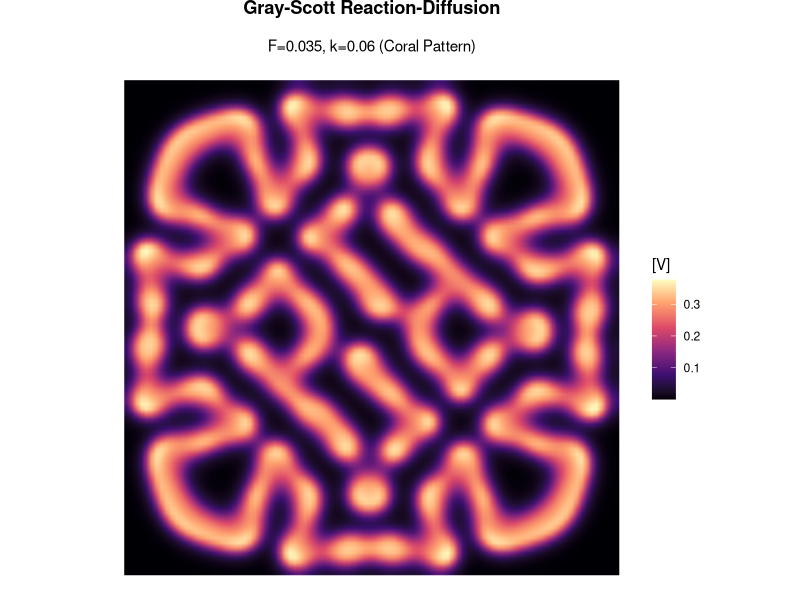

R code for this plot:
# Load libraries
library(ggplot2)
library(reshape2) # For melting matrix to data frame

# ==========================================
# 1. PARAMETERS
# ==========================================

# Grid size
N <- 100

# Physics Parameters ("Coral" preset)
Du <- 0.16 # Diffusion rate of U
Dv <- 0.08 # Diffusion rate of V
F <- 0.035 # Feed rate
k <- 0.060 # Kill rate

# Simulation settings
dt <- 1.0 # Time step
steps <- 2500 # Number of iterations (2000-3000 yields good patterns)

# ==========================================
# 2. INITIALIZATION
# ==========================================

# Create grids
# U is completely filled with 1.0 initially
U <- matrix(1.0, nrow = N, ncol = N)

# V is completely empty (0.0) initially
V <- matrix(0.0, nrow = N, ncol = N)

# Seeding the reaction:
# Create a 10x10 square in the center where we disturb the equilibrium
# We lower U and raise V to start the autocatalytic process
mid <- N / 2
range <- (mid - 5):(mid + 5)

U[range, range] <- 0.50
V[range, range] <- 0.25

# Add a tiny bit of random noise to the square to break perfect symmetry
# allowing more organic growth
noise <- matrix(runif(length(range)^2, 0, 0.02), nrow = length(range))
V[range, range] <- V[range, range] + noise

# ==========================================
# 3. SIMULATION LOOP (Vectorized)
# ==========================================
# We use integer vectors for periodic boundary shifting
# This avoids creating new index vectors inside the loop for speed
idx_curr <- 1:N
idx_up <- c(2:N, 1) # Shift Up: Row 2 becomes 1, Row 1 wraps to N
idx_down <- c(N, 1:(N - 1)) # Shift Down: Row N becomes 1
idx_left <- c(2:N, 1) # Shift Left
idx_right <- c(N, 1:(N - 1)) # Shift Right

cat("Running simulation... Please wait.\n")

for (t in 1:steps) {
  # --- 1. CALCULATE LAPLACIAN (Diffusion) ---
  # Laplacian = Neighbor_Sum - 4 * Center
  # We calculate neighbors by shifting the matrices

  # Laplacian of U
  Lu <- (U[idx_up, ] + U[idx_down, ] + U[, idx_left] + U[, idx_right]) - 4 * U

  # Laplacian of V
  Lv <- (V[idx_up, ] + V[idx_down, ] + V[, idx_left] + V[, idx_right]) - 4 * V

  # --- 2. REACTION TERM ---
  # Reaction: uv^2
  uvv <- U * V * V

  # --- 3. UPDATE STATE (Euler Integration) ---
  # dU/dt = Du*LapU - uv^2 + F*(1-U)
  U <- U + (Du * Lu - uvv + F * (1 - U)) * dt

  # dV/dt = Dv*LapV + uvv - (F+k)*V
  V <- V + (Dv * Lv + uvv - (F + k) * V) * dt

  # Progress bar every 500 steps
  if (t %% 500 == 0) cat(sprintf("Step %d / %d\n", t, steps))
}

# ==========================================
# 4. VISUALIZATION
# ==========================================

# Reshape V-matrix for ggplot
# melt converts the matrix into: Var1 (Row), Var2 (Col), value (Concentration)
df_v <- melt(V)
colnames(df_v) <- c("x", "y", "concentration")

# Plot
ggplot(df_v, aes(x = x, y = y, fill = concentration)) +
  geom_raster(interpolate = TRUE) + # Interpolate smooths the pixels slightly
  scale_fill_viridis_c(option = "magma") + # "magma" gives a nice coral/biological look
  coord_fixed() + # Ensures the grid remains square
  labs(
    title = "Gray-Scott Reaction-Diffusion",
    subtitle = paste0("F=", F, ", k=", k, " (Coral Pattern)"),
    x = NULL,
    y = NULL,
    fill = "[V]"
  ) +
  theme_void() + # Removes axes and background for a clean art look
  theme(
    plot.title = element_text(
      hjust = 0.5,
      face = "bold",
      margin = margin(b = 10)
    ),
    plot.subtitle = element_text(hjust = 0.5)
  )
